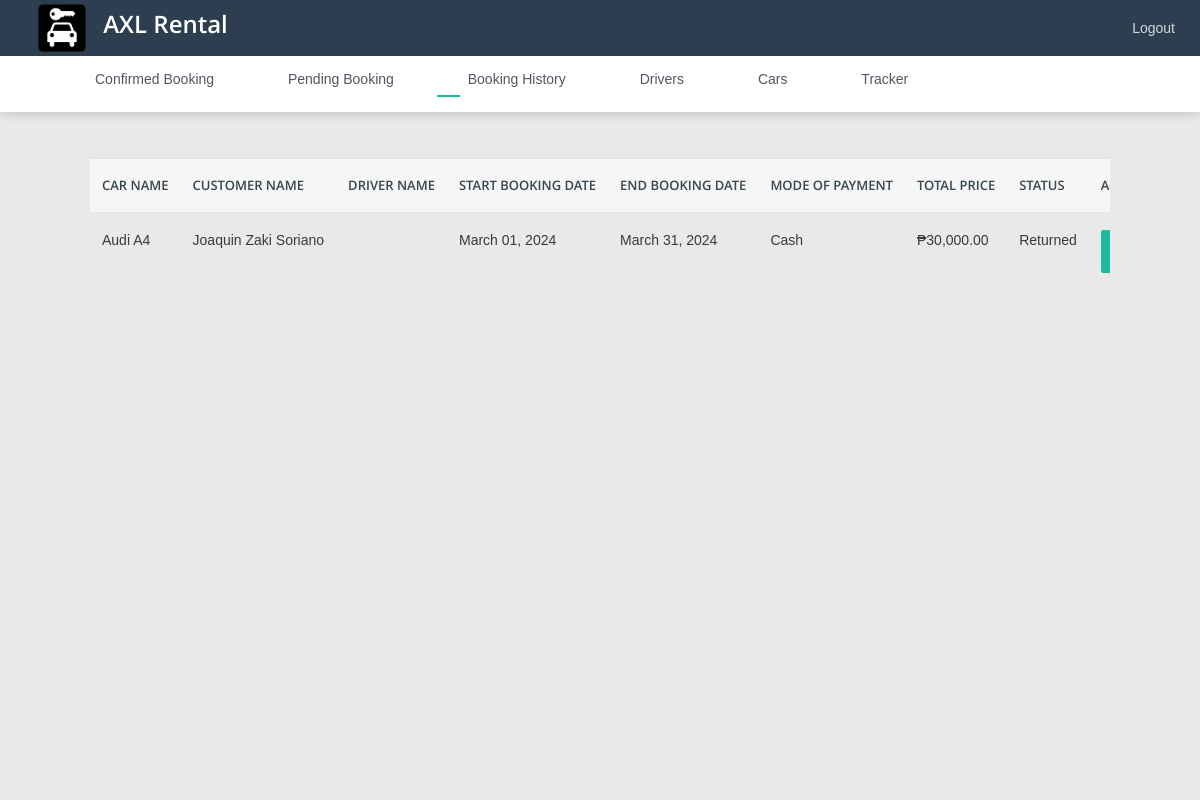
/adminbooking-history (signed in), run on an earlier commit of the app's database.
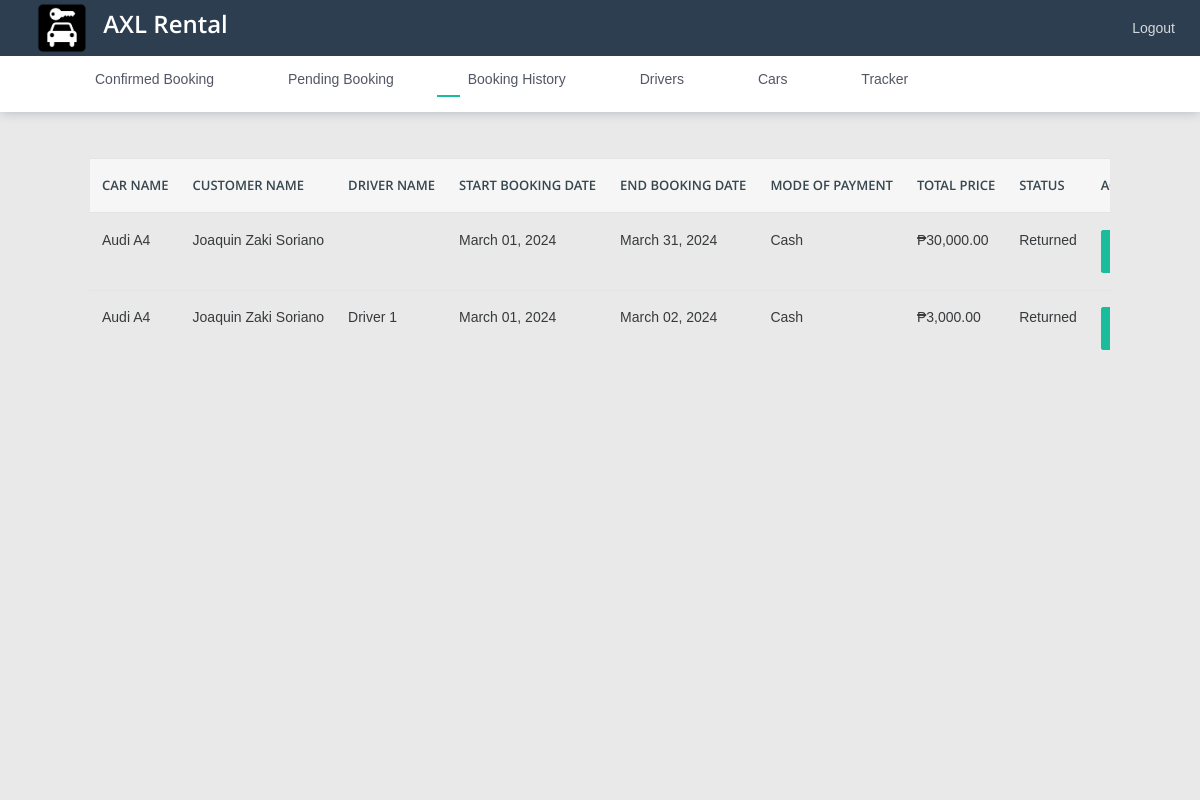
And on a later commit of the database.
### rental/models.py (models this page shows, shortened)
class Booking(models.Model):
    booking_id = models.UUIDField(primary_key=True, default=uuid.uuid4, editable=False)
    car = models.ForeignKey(Cars, on_delete=models.CASCADE, null=True, blank=True)
    customer = models.ForeignKey(Customer, on_delete=models.CASCADE, null=True, blank=True)
    driver = models.ForeignKey(Driver, on_delete=models.CASCADE, null=True, blank=True)
    booking_start_date = models.DateField()
    booking_end_date = models.DateField()
    booking_status = models.CharField(max_length=255, null=True, blank=True)
    reference_number = models.CharField(max_length=255, null=True, blank=True)
    reference_number_penalty = models.CharField(max_length=255, null=True, blank=True)
    customer_note = models.TextField(null=True, blank=True)
    customer_license_id = models.ImageField(upload_to='uploads/license', null=True, blank=True)
    customer_valid_id = models.ImageField(upload_to='uploads/valid_id', null=True, blank=True)
    toll_fee = models.IntegerField(default=1000 , null=True, blank=True)
    total_penalty = models.IntegerField(default=0, null=True, blank=True)
    booking_total_price = models.IntegerField(default=0, null=True, blank=True)
    is_pickup = models.BooleanField(default=False)
    is_cash = models.BooleanField(default=False)
    def price(self):
        if self.booking_total_price:
            total_amount = float(self.booking_total_price)
            total_amountstr = "{:,.2f}".format(total_amount)
            return total_amountstr
    def startdate(self):
        return self.booking_start_date.strftime("%B %d, %Y")
    def enddate(self):
        return self.booking_end_date.strftime("%B %d, %Y")

class Cars(models.Model):
    car_id = models.UUIDField(primary_key=True, default=uuid.uuid4, editable=False)
    car_name = models.CharField(max_length=255, null=True, blank=True)
    car_model = models.CharField(max_length=255, null=True, blank=True)
    car_license_plate = models.CharField(max_length=255, null=True, blank=True)
    car_price = models.IntegerField()
    car_color = models.CharField(max_length=255, null=True, blank=True)
    car_seater = models.IntegerField(null=True, blank=True)
    car_image = models.ImageField(upload_to='uploads/cars', null=True, blank=True)
    is_available = models.BooleanField(default=True)
    device_name = models.CharField(max_length=255, null=True, blank=True)
    class Meta:
        verbose_name_plural = 'Cars'

class Customer(models.Model):
    user = models.OneToOneField(CustomUser, on_delete=models.CASCADE, null=True, blank=True)
    customer_id = models.UUIDField(primary_key=True, default=uuid.uuid4, editable=False)
    customer_name = models.CharField(max_length=255, null=True, blank=True)
    customer_email = models.EmailField(max_length=255, null=True, blank=True)
    customer_phone = models.CharField(max_length=255, null=True, blank=True)
    customer_address = models.CharField(max_length=255, null=True, blank=True)
    customer_license_valid_id = models.ImageField(upload_to='uploads/license', null=True, blank=True)
    is_first_time = models.BooleanField(default=True)

class Driver(models.Model):
    user = models.OneToOneField(CustomUser, on_delete=models.CASCADE, null=True, blank=True)
    driver_id = models.UUIDField(primary_key=True, default=uuid.uuid4, editable=False)
    driver_name = models.CharField(max_length=255, null=True, blank=True)
    driver_email = models.EmailField(max_length=255, null=True, blank=True)
    driver_phone = models.CharField(max_length=255, null=True, blank=True)
    driver_address = models.CharField(max_length=255, null=True, blank=True)
    driver_price = models.IntegerField(null=True, blank=True)
    driver_availability = models.BooleanField(default=True)
    driver_license_valid_id = models.ImageField(upload_to='uploads/license', null=True, blank=True)
    is_first_time = models.BooleanField(default=True)

### rental/views.py (the view)
# urls.py: path("adminbooking-history", views.AdminBookingHistory, name="adminbooking-history"),
@login_required(login_url='login')
def AdminBookingHistory(request):
    booking = Booking.objects.filter(booking_status="Returned")
    context = {'bookings': booking}
    return render(request, 'rental/admin/admin_booking_history.html', context)

### rental/templates/rental/admin/admin_booking_history.html (shortened to what this page needs)
{% extends 'rental/admin/admin_base.html' %}
{% load static %}
{% block content %}
<div class="card-body table-border-style">
    <div class="table-responsive">
        <table class="table">
            <thead>
                <tr>
                    <th>Car Name</th>
                    <th>Customer Name</th>
                    <th>Driver Name</th>
                    <th>Start Booking Date</th>
                    <th>End Booking Date</th>
                    <th>Mode of Payment</th>
                    <th>Total Price</th>
                    <th>Status</th>
                    <th>Action</th>
                </tr>
            </thead>
            <tbody>
                {% for booking in bookings %}
                <tr>
                    <td>{{booking.car.car_name}}</td>
                    <td>{{booking.customer.customer_name | title}}</td>
                    <td>{{booking.driver.driver_name | title}}</td>
                    <td>{{booking.startdate}}</td>
                    <td>{{booking.enddate}}</td>
                    {% if booking.is_cash %}
                        <td>Cash</td>
                    {% else %}
                        <td>Gcash</td>
                    {% endif %}
                    <td>₱{{booking.price}}</td>
                    <td>{{booking.booking_status}}</td>
                    <td>
                        <a class="btn  btn-primary" href="{% url 'adminbooking-details' booking.booking_id %}">View</a>
                    </td>
                </tr>
                {% endfor %}
            </tbody>
        </table>
    </div>
</div>
{% endblock %}

What changed in the data, as far as the page shows it:
added Booking: car.car_name "Audi A4", customer.customer_name "Joaquin Zaki Soriano", driver.driver_name "Driver 1", startdate "March 01, 2024", enddate "March 02, 2024", is_cash "Cash", price "3,000.00", booking_status "Returned"
